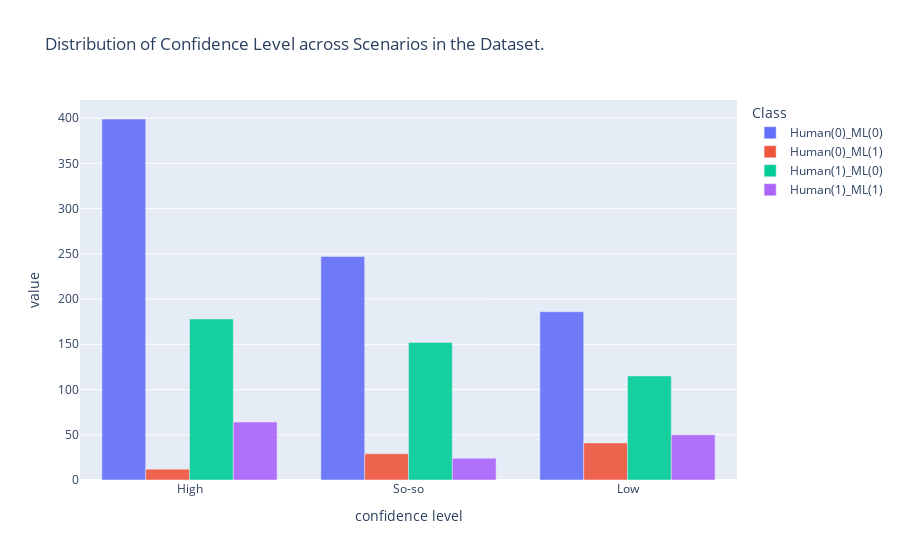

Notebook source saved alongside this figure:
### Code cell
barchart = px.bar(data_frame= df,
                 x= "confidence level",
                 y=[df.Values00, df.Values01, df.Values10, df.Values11],
                 #color="counts",
                 opacity=0.9,
                 orientation="v",
                 #color_discrete_sequence=["green", "red"],
                  barmode="group",
                  title="Distribution of Confidence Level across Scenarios in the Dataset.",
                  labels={"variable": "Class",
                          "Class": ["Sybil", "Not Sybil"],
                         "x": "Methods", 
                         "true_counts": "True",
                         "false_counts": "False"}
                 ) 

newlabels ={"Values00": "Human(0)_ML(0)", "Values01": "Human(0)_ML(1)",
           "Values10": "Human(1)_ML(0)", "Values11": "Human(1)_ML(1)",}
barchart.for_each_trace(lambda t: t.update(name=newlabels[t.name], 
                                          legendgroup= newlabels[t.name],
                                          hovertemplate = t.hovertemplate.replace(t.name, newlabels[t.name])))


barchart.show()

### Figure 1 — Plotly figure (JSON) as saved in the notebook; plotly's stock layout.template omitted (floating-point values rounded to 4 significant figures)
{"data": [{"alignmentgroup": "True", "hovertemplate": "Class=Human(0)_ML(0)<br>confidence level=%{x}<br>value=%{y}<extra></extra>", "legendgroup": "Human(0)_ML(0)", "marker": {"color": "#636efa", "opacity": 0.9, "pattern": {"shape": ""}}, "name": "Human(0)_ML(0)", "offsetgroup": "Values00", "orientation": "v", "showlegend": true, "textposition": "auto", "type": "bar", "x": ["High", "So-so", "Low"], "xaxis": "x", "y": [399, 247, 186], "yaxis": "y"}, {"alignmentgroup": "True", "hovertemplate": "Class=Human(0)_ML(1)<br>confidence level=%{x}<br>value=%{y}<extra></extra>", "legendgroup": "Human(0)_ML(1)", "marker": {"color": "#EF553B", "opacity": 0.9, "pattern": {"shape": ""}}, "name": "Human(0)_ML(1)", "offsetgroup": "Values01", "orientation": "v", "showlegend": true, "textposition": "auto", "type": "bar", "x": ["High", "So-so", "Low"], "xaxis": "x", "y": [12, 29, 41], "yaxis": "y"}, {"alignmentgroup": "True", "hovertemplate": "Class=Human(1)_ML(0)<br>confidence level=%{x}<br>value=%{y}<extra></extra>", "legendgroup": "Human(1)_ML(0)", "marker": {"color": "#00cc96", "opacity": 0.9, "pattern": {"shape": ""}}, "name": "Human(1)_ML(0)", "offsetgroup": "Values10", "orientation": "v", "showlegend": true, "textposition": "auto", "type": "bar", "x": ["High", "So-so", "Low"], "xaxis": "x", "y": [178, 152, 115], "yaxis": "y"}, {"alignmentgroup": "True", "hovertemplate": "Class=Human(1)_ML(1)<br>confidence level=%{x}<br>value=%{y}<extra></extra>", "legendgroup": "Human(1)_ML(1)", "marker": {"color": "#ab63fa", "opacity": 0.9, "pattern": {"shape": ""}}, "name": "Human(1)_ML(1)", "offsetgroup": "Values11", "orientation": "v", "showlegend": true, "textposition": "auto", "type": "bar", "x": ["High", "So-so", "Low"], "xaxis": "x", "y": [64, 24, 50], "yaxis": "y"}], "layout": {"barmode": "group", "legend": {"title": {"text": "Class"}, "tracegroupgap": 0}, "title": {"text": "Distribution of Confidence Level across Scenarios in the Dataset."}, "xaxis": {"anchor": "y", "domain": [0, 1], "title": {"text": "confidence level"}}, "yaxis": {"anchor": "x", "domain": [0, 1], "title": {"text": "value"}}}}
